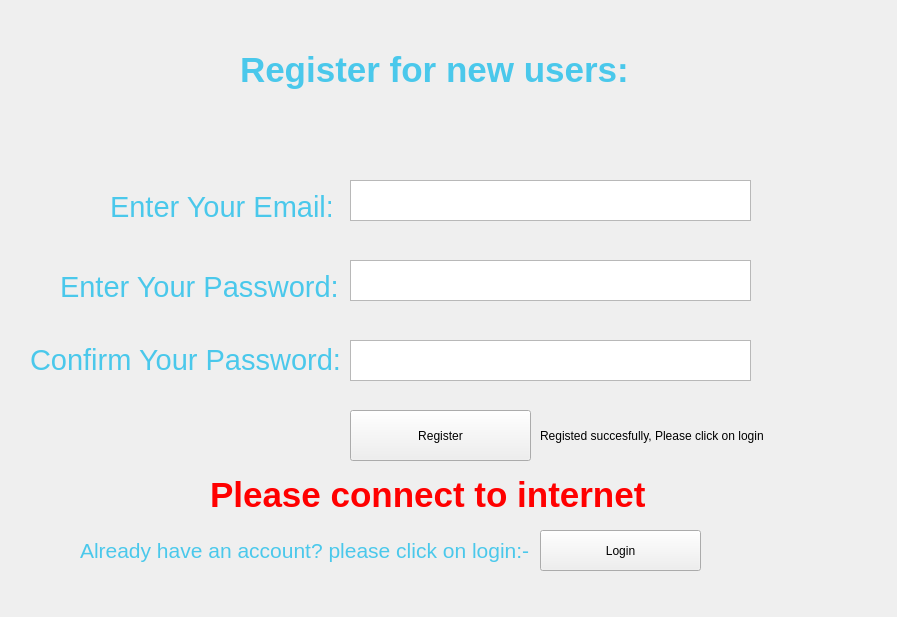
<?xml version="1.0" encoding="UTF-8"?>
<ui version="4.0">
 <class>Form</class>
 <widget class="QWidget" name="Form">
  <property name="geometry">
   <rect>
    <x>0</x>
    <y>0</y>
    <width>897</width>
    <height>617</height>
   </rect>
  </property>
  <property name="windowTitle">
   <string>Form</string>
  </property>
  <widget class="QLabel" name="Background_Label">
   <property name="geometry">
    <rect>
     <x>0</x>
     <y>-20</y>
     <width>941</width>
     <height>681</height>
    </rect>
   </property>
   <property name="text">
    <string/>
   </property>
   <property name="pixmap">
    <pixmap>friday_gui_assets/login form.jpg</pixmap>
   </property>
  </widget>
  <widget class="QLabel" name="Email_text">
   <property name="geometry">
    <rect>
     <x>110</x>
     <y>190</y>
     <width>221</width>
     <height>31</height>
    </rect>
   </property>
   <property name="text">
    <string>&lt;html&gt;&lt;head/&gt;&lt;body&gt;&lt;p&gt;&lt;span style=&quot; font-size:22pt; color:#4ac8eb;&quot;&gt;Enter Your Email:&lt;/span&gt;&lt;/p&gt;&lt;/body&gt;&lt;/html&gt;</string>
   </property>
  </widget>
  <widget class="QLabel" name="Password_label">
   <property name="geometry">
    <rect>
     <x>60</x>
     <y>270</y>
     <width>281</width>
     <height>31</height>
    </rect>
   </property>
   <property name="text">
    <string>&lt;html&gt;&lt;head/&gt;&lt;body&gt;&lt;p&gt;&lt;span style=&quot; font-size:22pt; color:#4ac8eb;&quot;&gt;Enter Your Password:&lt;/span&gt;&lt;/p&gt;&lt;/body&gt;&lt;/html&gt;</string>
   </property>
  </widget>
  <widget class="QTextEdit" name="Email_user_input">
   <property name="geometry">
    <rect>
     <x>350</x>
     <y>180</y>
     <width>401</width>
     <height>41</height>
    </rect>
   </property>
  </widget>
  <widget class="QTextEdit" name="Password_user_input">
   <property name="geometry">
    <rect>
     <x>350</x>
     <y>260</y>
     <width>401</width>
     <height>41</height>
    </rect>
   </property>
  </widget>
  <widget class="QPushButton" name="Register_button">
   <property name="geometry">
    <rect>
     <x>350</x>
     <y>410</y>
     <width>181</width>
     <height>51</height>
    </rect>
   </property>
   <property name="text">
    <string>Register</string>
   </property>
   <property name="iconSize">
    <size>
     <width>20</width>
     <height>20</height>
    </size>
   </property>
  </widget>
  <widget class="QLabel" name="Heading_label">
   <property name="geometry">
    <rect>
     <x>240</x>
     <y>10</y>
     <width>421</width>
     <height>121</height>
    </rect>
   </property>
   <property name="text">
    <string>&lt;html&gt;&lt;head/&gt;&lt;body&gt;&lt;p&gt;&lt;span style=&quot; font-size:26pt; font-weight:600; color:#4ac8eb;&quot;&gt;Register for new users:&lt;/span&gt;&lt;/p&gt;&lt;/body&gt;&lt;/html&gt;</string>
   </property>
  </widget>
  <widget class="QLabel" name="Login_label">
   <property name="geometry">
    <rect>
     <x>80</x>
     <y>490</y>
     <width>711</width>
     <height>121</height>
    </rect>
   </property>
   <property name="text">
    <string>&lt;html&gt;&lt;head/&gt;&lt;body&gt;&lt;p&gt;&lt;span style=&quot; font-size:16pt; color:#4ac8eb;&quot;&gt;Already have an account? please click on login:-&lt;/span&gt;&lt;/p&gt;&lt;/body&gt;&lt;/html&gt;</string>
   </property>
  </widget>
  <widget class="QPushButton" name="Login_Button">
   <property name="geometry">
    <rect>
     <x>540</x>
     <y>530</y>
     <width>161</width>
     <height>41</height>
    </rect>
   </property>
   <property name="text">
    <string>Login</string>
   </property>
   <property name="iconSize">
    <size>
     <width>20</width>
     <height>20</height>
    </size>
   </property>
  </widget>
  <widget class="QTextEdit" name="Confirm_Passoword_user_input">
   <property name="geometry">
    <rect>
     <x>350</x>
     <y>340</y>
     <width>401</width>
     <height>41</height>
    </rect>
   </property>
  </widget>
  <widget class="QLabel" name="confirm_password_label">
   <property name="geometry">
    <rect>
     <x>30</x>
     <y>340</y>
     <width>311</width>
     <height>41</height>
    </rect>
   </property>
   <property name="text">
    <string>&lt;html&gt;&lt;head/&gt;&lt;body&gt;&lt;p&gt;&lt;span style=&quot; font-size:22pt; color:#4ac8eb;&quot;&gt;Confirm Your Password:&lt;/span&gt;&lt;/p&gt;&lt;/body&gt;&lt;/html&gt;</string>
   </property>
  </widget>
  <widget class="QLabel" name="Hidden_thing">
   <property name="geometry">
    <rect>
     <x>540</x>
     <y>400</y>
     <width>351</width>
     <height>71</height>
    </rect>
   </property>
   <property name="text">
    <string>Registed succesfully, Please click on login</string>
   </property>
  </widget>
  <widget class="QLabel" name="internet">
   <property name="enabled">
    <bool>true</bool>
   </property>
   <property name="geometry">
    <rect>
     <x>210</x>
     <y>470</y>
     <width>581</width>
     <height>51</height>
    </rect>
   </property>
   <property name="text">
    <string>&lt;html&gt;&lt;head/&gt;&lt;body&gt;&lt;p&gt;&lt;span style=&quot; font-size:26pt; font-weight:600; color:#ff0000;&quot;&gt;Please connect to internet&lt;/span&gt;&lt;/p&gt;&lt;/body&gt;&lt;/html&gt;</string>
   </property>
  </widget>
 </widget>
 <resources/>
 <connections/>
</ui>
